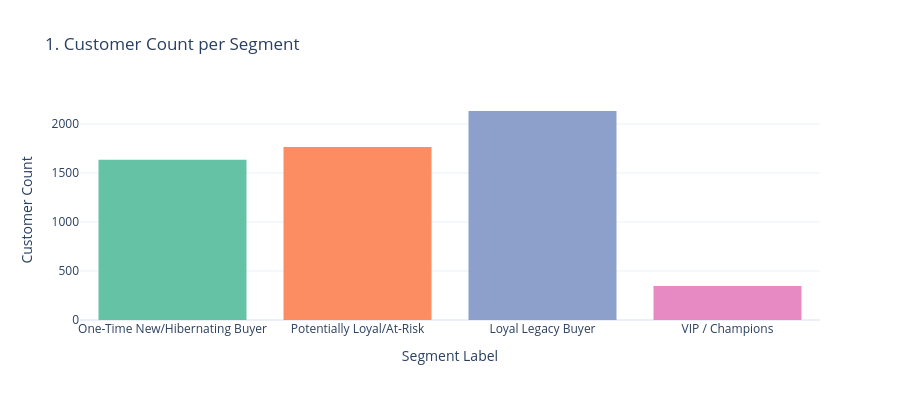
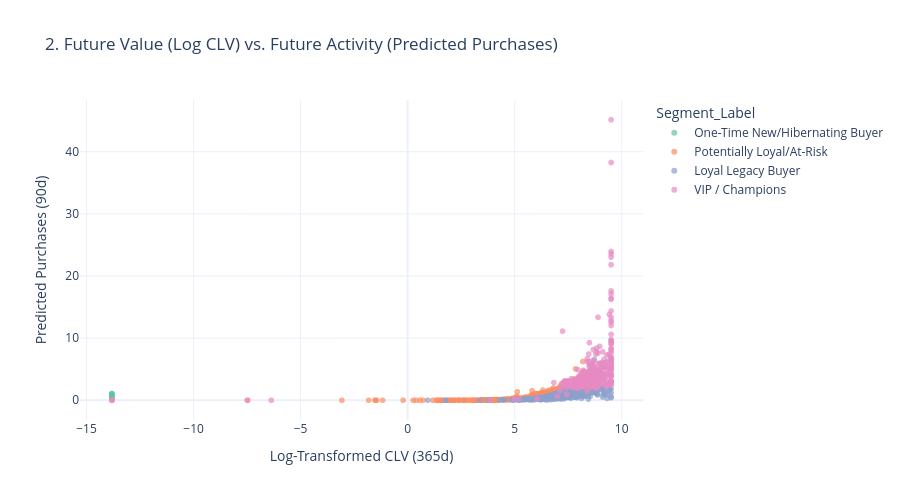
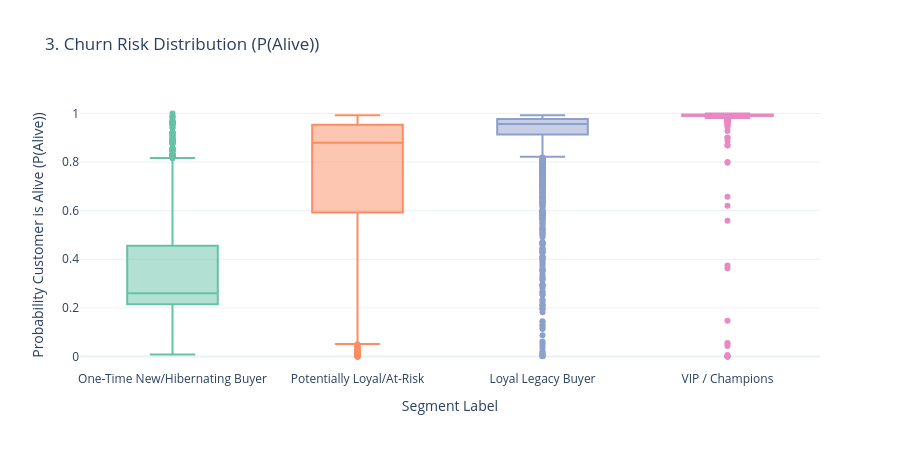
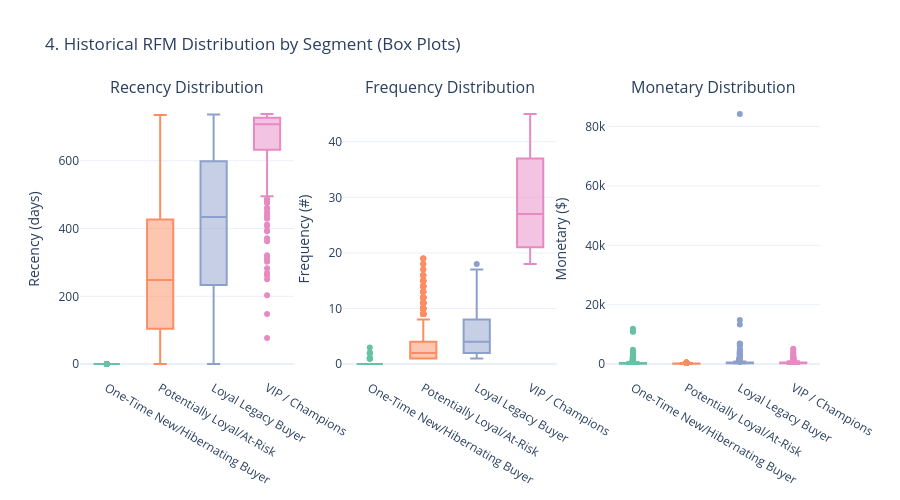

The cell these charts' notebook holds for them, in order:
### Markdown cell above
## 🏆 Segment Interpretation and Strategic Action

### 1. 🥇 Cluster 3: The Elite VIPs (The Profit Engine)

* **Key Insight:** This tiny segment ($\mathbf{5.92\%}$) is the **most valuable and most stable**. Their high $\mathbf{Recency}$ ($\approx 656.74$ days) shows they're long-tenured, and their $\mathbf{P(\text{Alive}) \approx 0.95}$ confirms they are highly unlikely to churn. Their $\mathbf{CLV_{365d} \approx \$11\text{k}}$ is the vast engine of your future profit.
* **Strategic Action:** **Maximum Retention.** Assign dedicated support and offer exclusive VVIP perks to guarantee their continued loyalty.

### 2. 🥈 Cluster 1: Loyal Legacy Buyers (The Stable Majority)

* **Key Insight:** High $\mathbf{P(\text{Alive}) \approx 0.91}$ combined with old $\mathbf{Recency}$ ($\approx 412$ days). The model sees this as a segment with a **slow, but highly predictable, buying cycle**. They are **not** churned; they are simply stable, low-frequency, long-term customers.
* **Strategic Action:** **Nurture, Don't Push.** They are low-maintenance. Focus on periodic reminders of your brand (product updates, seasonal catalogs) timed to match their slow purchasing rhythm. Avoid aggressive, costly marketing.

### 3. 🥉 Cluster 2: Potential High-Value & At Risk(The Immediate Risk)

* **Key Insight:** Your largest segment ($\mathbf{\approx 30\%}$). The moderate $\mathbf{P(\text{Alive}) \approx 0.74}$ is the critical factor: they are **highly susceptible to churning soon**. They have respectable historical spend but are at high risk of dropping off.
* **Strategic Action:** **Churn Prevention & Growth.** Deploy a high-priority, personalized re-engagement campaign. Offer tailored incentives to drive the next purchase quickly, which will boost their $\mathbf{P(\text{Alive})}$ and secure their future $\mathbf{CLV_{365d}}$.

### 4. 🕳️ Cluster 0: One-Time New & Hibernating Buyers (The Conversion Target)

* **Key Insight:** This segment ($\approx 28\%$) consists of **one-time buyers** and **hibernating buyers** (who have essentially churned). They have not crossed the critical threshold of making a second purchase. The $\mathbf{CLV_{365d} = \$0.27}$ reflects the lack of repeat history.
* **Strategic Action:** **First Purchase Optimization.** Deploy intensive, short-term onboarding campaigns (e.g., a "10% off your second order" incentive) within the first 30 days. This is the most effective way to graduate them to the higher-value segments.

<div></div>

---

### Code cell
# ----------------------------------------------------------
# 📊 PLOTLY DASHBOARD GENERATION FUNCTION
# ----------------------------------------------------------

def generate_predictive_segment_dashboard(rfm_df: pd.DataFrame):
    """
    Generates interactive Plotly figures for the RFM+P clustering results 
    (Recency, Frequency, M_avg, P(Alive), CLV_365d).
    Assumes the DataFrame contains the original features and the 'Cluster_ID' column.
    """
    print("\nGenerating interactive RFM+P dashboard plots for direct display...\n")

    # --- Setup & Aggregations ---
    rfm_df = rfm_df.rename(columns={'frequency_x': 'Frequency', 'M_avg': 'Monetary'})
    
    segment_order = cluster_profiles.groupby('Segment_Label')['CLV_365d'].mean().sort_values(ascending=True).index.tolist()

    template = "plotly_white"
    colorway = px.colors.qualitative.Set2

    fig_count = px.histogram(
        rfm_df,
        x='Segment_Label',
        title='1. Customer Count per Segment',
        color='Segment_Label',
        category_orders={"Segment_Label": segment_order},
        height=400,
        color_discrete_sequence=colorway
    )
    fig_count.update_layout(xaxis_title="Segment Label", yaxis_title="Customer Count", showlegend=False, template=template)

    fig_pred_scatter = px.scatter(
        rfm_df,
        x='CLV_365d_log',
        y='future_expected_purchases_90d',
        color='Segment_Label',
        hover_data=['customer_id', 'Frequency', 'Monetary'],
        title='2. Future Value (Log CLV) vs. Future Activity (Predicted Purchases)',
        opacity=0.7,
        category_orders={"Segment_Label": segment_order},
        height=500,
        color_discrete_sequence=colorway
    )
    fig_pred_scatter.update_layout(
        xaxis_title="Log-Transformed CLV (365d)", 
        yaxis_title="Predicted Purchases (90d)", 
        hovermode="closest", 
        template=template
    )

    fig_palive = px.box(
        rfm_df,
        x='Segment_Label',
        y='P_Alive',
        color='Segment_Label',
        title='3. Churn Risk Distribution (P(Alive))',
        category_orders={"Segment_Label": segment_order},
        height=450,
        color_discrete_sequence=colorway
    )
    fig_palive.update_layout(
        xaxis_title="Segment Label", 
        yaxis_title="Probability Customer is Alive (P(Alive))", 
        showlegend=False, 
        template=template
    )

    fig_rfm_box = make_subplots(
        rows=1, cols=3,
        subplot_titles=('Recency Distribution', 'Frequency Distribution', 'Monetary Distribution')
    )

    rfm_metrics = ['recency', 'Frequency', 'Monetary']
    y_titles = ['Recency (days)', 'Frequency (#)', 'Monetary ($)']

    for i, metric in enumerate(rfm_metrics):
        box_plot = px.box(
            rfm_df,
            x='Segment_Label',
            y=metric,
            color='Segment_Label',
            category_orders={"Segment_Label": segment_order},
            color_discrete_sequence=colorway
        )

        for trace in box_plot.data:
            fig_rfm_box.add_trace(trace, row=1, col=i + 1)

        fig_rfm_box.update_yaxes(title_text=y_titles[i], row=1, col=i + 1)

    fig_rfm_box.update_layout(
        title_text="4. Historical RFM Distribution by Segment (Box Plots)",
        showlegend=False,
        height=500,
        template=template
    )

    fig_count.show()
    fig_pred_scatter.show()
    fig_palive.show()
    fig_rfm_box.show()
    
    return fig_count, fig_pred_scatter, fig_palive, fig_rfm_box

fig_count, fig_pred_scatter, fig_palive, fig_rfm_box = generate_predictive_segment_dashboard(rfm_clustering_df.copy())

### Figure 1 — Plotly figure (JSON) as saved in the notebook; plotly's stock layout.template omitted (floating-point values rounded to 4 significant figures; data arrays with more than 128 entries replaced by an {"elided": "..."} marker saying what was removed)
{"data": [{"bingroup": "x", "hovertemplate": "Segment_Label=%{x}<br>count=%{y}<extra></extra>", "legendgroup": "One-Time New/Hibernating Buyer", "marker": {"color": "rgb(102,194,165)", "pattern": {"shape": ""}}, "name": "One-Time New/Hibernating Buyer", "orientation": "v", "showlegend": true, "type": "histogram", "x": {"elided": "1634 str values"}, "xaxis": "x", "yaxis": "y"}, {"bingroup": "x", "hovertemplate": "Segment_Label=%{x}<br>count=%{y}<extra></extra>", "legendgroup": "Potentially Loyal/At-Risk", "marker": {"color": "rgb(252,141,98)", "pattern": {"shape": ""}}, "name": "Potentially Loyal/At-Risk", "orientation": "v", "showlegend": true, "type": "histogram", "x": {"elided": "1764 str values"}, "xaxis": "x", "yaxis": "y"}, {"bingroup": "x", "hovertemplate": "Segment_Label=%{x}<br>count=%{y}<extra></extra>", "legendgroup": "Loyal Legacy Buyer", "marker": {"color": "rgb(141,160,203)", "pattern": {"shape": ""}}, "name": "Loyal Legacy Buyer", "orientation": "v", "showlegend": true, "type": "histogram", "x": {"elided": "2132 str values"}, "xaxis": "x", "yaxis": "y"}, {"bingroup": "x", "hovertemplate": "Segment_Label=%{x}<br>count=%{y}<extra></extra>", "legendgroup": "VIP / Champions", "marker": {"color": "rgb(231,138,195)", "pattern": {"shape": ""}}, "name": "VIP / Champions", "orientation": "v", "showlegend": true, "type": "histogram", "x": {"elided": "348 str values"}, "xaxis": "x", "yaxis": "y"}], "layout": {"barmode": "relative", "height": 400, "legend": {"title": {"text": "Segment_Label"}, "tracegroupgap": 0}, "showlegend": false, "title": {"text": "1. Customer Count per Segment"}, "xaxis": {"anchor": "y", "categoryarray": ["One-Time New/Hibernating Buyer", "Potentially Loyal/At-Risk", "Loyal Legacy Buyer", "VIP / Champions"], "categoryorder": "array", "domain": [0, 1], "title": {"text": "Segment Label"}}, "yaxis": {"anchor": "x", "domain": [0, 1], "title": {"text": "Customer Count"}}}}

### Figure 2 — Plotly figure (JSON) as saved in the notebook; plotly's stock layout.template omitted (floating-point values rounded to 4 significant figures; data arrays with more than 128 entries replaced by an {"elided": "..."} marker saying what was removed)
{"data": [{"customdata": {"elided": "1634x3 float values"}, "hovertemplate": "Segment_Label=One-Time New/Hibernating Buyer<br>CLV_365d_log=%{x}<br>future_expected_purchases_90d=%{y}<br>customer_id=%{customdata[0]}<br>Frequency=%{customdata[1]}<br>Monetary=%{customdata[2]}<extra></extra>", "legendgroup": "One-Time New/Hibernating Buyer", "marker": {"color": "rgb(102,194,165)", "opacity": 0.7, "symbol": "circle"}, "mode": "markers", "name": "One-Time New/Hibernating Buyer", "showlegend": true, "type": "scattergl", "x": {"elided": "1634 float values"}, "xaxis": "x", "y": {"elided": "1634 float values"}, "yaxis": "y"}, {"customdata": {"elided": "1764x3 float values"}, "hovertemplate": "Segment_Label=Potentially Loyal/At-Risk<br>CLV_365d_log=%{x}<br>future_expected_purchases_90d=%{y}<br>customer_id=%{customdata[0]}<br>Frequency=%{customdata[1]}<br>Monetary=%{customdata[2]}<extra></extra>", "legendgroup": "Potentially Loyal/At-Risk", "marker": {"color": "rgb(252,141,98)", "opacity": 0.7, "symbol": "circle"}, "mode": "markers", "name": "Potentially Loyal/At-Risk", "showlegend": true, "type": "scattergl", "x": {"elided": "1764 float values"}, "xaxis": "x", "y": {"elided": "1764 float values"}, "yaxis": "y"}, {"customdata": {"elided": "2132x3 float values"}, "hovertemplate": "Segment_Label=Loyal Legacy Buyer<br>CLV_365d_log=%{x}<br>future_expected_purchases_90d=%{y}<br>customer_id=%{customdata[0]}<br>Frequency=%{customdata[1]}<br>Monetary=%{customdata[2]}<extra></extra>", "legendgroup": "Loyal Legacy Buyer", "marker": {"color": "rgb(141,160,203)", "opacity": 0.7, "symbol": "circle"}, "mode": "markers", "name": "Loyal Legacy Buyer", "showlegend": true, "type": "scattergl", "x": {"elided": "2132 float values"}, "xaxis": "x", "y": {"elided": "2132 float values"}, "yaxis": "y"}, {"customdata": {"elided": "348x3 float values"}, "hovertemplate": "Segment_Label=VIP / Champions<br>CLV_365d_log=%{x}<br>future_expected_purchases_90d=%{y}<br>customer_id=%{customdata[0]}<br>Frequency=%{customdata[1]}<br>Monetary=%{customdata[2]}<extra></extra>", "legendgroup": "VIP / Champions", "marker": {"color": "rgb(231,138,195)", "opacity": 0.7, "symbol": "circle"}, "mode": "markers", "name": "VIP / Champions", "showlegend": true, "type": "scattergl", "x": {"elided": "348 float values"}, "xaxis": "x", "y": {"elided": "348 float values"}, "yaxis": "y"}], "layout": {"height": 500, "hovermode": "closest", "legend": {"title": {"text": "Segment_Label"}, "tracegroupgap": 0}, "title": {"text": "2. Future Value (Log CLV) vs. Future Activity (Predicted Purchases)"}, "xaxis": {"anchor": "y", "domain": [0, 1], "title": {"text": "Log-Transformed CLV (365d)"}}, "yaxis": {"anchor": "x", "domain": [0, 1], "title": {"text": "Predicted Purchases (90d)"}}}}

### Figure 3 — Plotly figure (JSON) as saved in the notebook; plotly's stock layout.template omitted (floating-point values rounded to 4 significant figures; data arrays with more than 128 entries replaced by an {"elided": "..."} marker saying what was removed)
{"data": [{"alignmentgroup": "True", "hovertemplate": "Segment_Label=%{x}<br>P_Alive=%{y}<extra></extra>", "legendgroup": "One-Time New/Hibernating Buyer", "marker": {"color": "rgb(102,194,165)"}, "name": "One-Time New/Hibernating Buyer", "notched": false, "offsetgroup": "One-Time New/Hibernating Buyer", "orientation": "v", "showlegend": true, "type": "box", "x": {"elided": "1634 str values"}, "x0": " ", "xaxis": "x", "y": {"elided": "1634 float values"}, "y0": " ", "yaxis": "y"}, {"alignmentgroup": "True", "hovertemplate": "Segment_Label=%{x}<br>P_Alive=%{y}<extra></extra>", "legendgroup": "Potentially Loyal/At-Risk", "marker": {"color": "rgb(252,141,98)"}, "name": "Potentially Loyal/At-Risk", "notched": false, "offsetgroup": "Potentially Loyal/At-Risk", "orientation": "v", "showlegend": true, "type": "box", "x": {"elided": "1764 str values"}, "x0": " ", "xaxis": "x", "y": {"elided": "1764 float values"}, "y0": " ", "yaxis": "y"}, {"alignmentgroup": "True", "hovertemplate": "Segment_Label=%{x}<br>P_Alive=%{y}<extra></extra>", "legendgroup": "Loyal Legacy Buyer", "marker": {"color": "rgb(141,160,203)"}, "name": "Loyal Legacy Buyer", "notched": false, "offsetgroup": "Loyal Legacy Buyer", "orientation": "v", "showlegend": true, "type": "box", "x": {"elided": "2132 str values"}, "x0": " ", "xaxis": "x", "y": {"elided": "2132 float values"}, "y0": " ", "yaxis": "y"}, {"alignmentgroup": "True", "hovertemplate": "Segment_Label=%{x}<br>P_Alive=%{y}<extra></extra>", "legendgroup": "VIP / Champions", "marker": {"color": "rgb(231,138,195)"}, "name": "VIP / Champions", "notched": false, "offsetgroup": "VIP / Champions", "orientation": "v", "showlegend": true, "type": "box", "x": {"elided": "348 str values"}, "x0": " ", "xaxis": "x", "y": {"elided": "348 float values"}, "y0": " ", "yaxis": "y"}], "layout": {"boxmode": "overlay", "height": 450, "legend": {"title": {"text": "Segment_Label"}, "tracegroupgap": 0}, "showlegend": false, "title": {"text": "3. Churn Risk Distribution (P(Alive))"}, "xaxis": {"anchor": "y", "categoryarray": ["One-Time New/Hibernating Buyer", "Potentially Loyal/At-Risk", "Loyal Legacy Buyer", "VIP / Champions"], "categoryorder": "array", "domain": [0, 1], "title": {"text": "Segment Label"}}, "yaxis": {"anchor": "x", "domain": [0, 1], "title": {"text": "Probability Customer is Alive (P(Alive))"}}}}

### Figure 4 — Plotly figure (JSON) as saved in the notebook; plotly's stock layout.template omitted (floating-point values rounded to 4 significant figures; data arrays with more than 128 entries replaced by an {"elided": "..."} marker saying what was removed)
{"data": [{"alignmentgroup": "True", "hovertemplate": "Segment_Label=%{x}<br>recency=%{y}<extra></extra>", "legendgroup": "One-Time New/Hibernating Buyer", "marker": {"color": "rgb(102,194,165)"}, "name": "One-Time New/Hibernating Buyer", "notched": false, "offsetgroup": "One-Time New/Hibernating Buyer", "orientation": "v", "showlegend": true, "type": "box", "x": {"elided": "1634 str values"}, "x0": " ", "xaxis": "x", "y": {"elided": "1634 float values"}, "y0": " ", "yaxis": "y"}, {"alignmentgroup": "True", "hovertemplate": "Segment_Label=%{x}<br>recency=%{y}<extra></extra>", "legendgroup": "Potentially Loyal/At-Risk", "marker": {"color": "rgb(252,141,98)"}, "name": "Potentially Loyal/At-Risk", "notched": false, "offsetgroup": "Potentially Loyal/At-Risk", "orientation": "v", "showlegend": true, "type": "box", "x": {"elided": "1764 str values"}, "x0": " ", "xaxis": "x", "y": {"elided": "1764 float values"}, "y0": " ", "yaxis": "y"}, {"alignmentgroup": "True", "hovertemplate": "Segment_Label=%{x}<br>recency=%{y}<extra></extra>", "legendgroup": "Loyal Legacy Buyer", "marker": {"color": "rgb(141,160,203)"}, "name": "Loyal Legacy Buyer", "notched": false, "offsetgroup": "Loyal Legacy Buyer", "orientation": "v", "showlegend": true, "type": "box", "x": {"elided": "2132 str values"}, "x0": " ", "xaxis": "x", "y": {"elided": "2132 float values"}, "y0": " ", "yaxis": "y"}, {"alignmentgroup": "True", "hovertemplate": "Segment_Label=%{x}<br>recency=%{y}<extra></extra>", "legendgroup": "VIP / Champions", "marker": {"color": "rgb(231,138,195)"}, "name": "VIP / Champions", "notched": false, "offsetgroup": "VIP / Champions", "orientation": "v", "showlegend": true, "type": "box", "x": {"elided": "348 str values"}, "x0": " ", "xaxis": "x", "y": {"elided": "348 float values"}, "y0": " ", "yaxis": "y"}, {"alignmentgroup": "True", "hovertemplate": "Segment_Label=%{x}<br>Frequency=%{y}<extra></extra>", "legendgroup": "One-Time New/Hibernating Buyer", "marker": {"color": "rgb(102,194,165)"}, "name": "One-Time New/Hibernating Buyer", "notched": false, "offsetgroup": "One-Time New/Hibernating Buyer", "orientation": "v", "showlegend": true, "type": "box", "x": {"elided": "1634 str values"}, "x0": " ", "xaxis": "x2", "y": {"elided": "1634 float values"}, "y0": " ", "yaxis": "y2"}, {"alignmentgroup": "True", "hovertemplate": "Segment_Label=%{x}<br>Frequency=%{y}<extra></extra>", "legendgroup": "Potentially Loyal/At-Risk", "marker": {"color": "rgb(252,141,98)"}, "name": "Potentially Loyal/At-Risk", "notched": false, "offsetgroup": "Potentially Loyal/At-Risk", "orientation": "v", "showlegend": true, "type": "box", "x": {"elided": "1764 str values"}, "x0": " ", "xaxis": "x2", "y": {"elided": "1764 float values"}, "y0": " ", "yaxis": "y2"}, {"alignmentgroup": "True", "hovertemplate": "Segment_Label=%{x}<br>Frequency=%{y}<extra></extra>", "legendgroup": "Loyal Legacy Buyer", "marker": {"color": "rgb(141,160,203)"}, "name": "Loyal Legacy Buyer", "notched": false, "offsetgroup": "Loyal Legacy Buyer", "orientation": "v", "showlegend": true, "type": "box", "x": {"elided": "2132 str values"}, "x0": " ", "xaxis": "x2", "y": {"elided": "2132 float values"}, "y0": " ", "yaxis": "y2"}, {"alignmentgroup": "True", "hovertemplate": "Segment_Label=%{x}<br>Frequency=%{y}<extra></extra>", "legendgroup": "VIP / Champions", "marker": {"color": "rgb(231,138,195)"}, "name": "VIP / Champions", "notched": false, "offsetgroup": "VIP / Champions", "orientation": "v", "showlegend": true, "type": "box", "x": {"elided": "348 str values"}, "x0": " ", "xaxis": "x2", "y": {"elided": "348 float values"}, "y0": " ", "yaxis": "y2"}, {"alignmentgroup": "True", "hovertemplate": "Segment_Label=%{x}<br>Monetary=%{y}<extra></extra>", "legendgroup": "One-Time New/Hibernating Buyer", "marker": {"color": "rgb(102,194,165)"}, "name": "One-Time New/Hibernating Buyer", "notched": false, "offsetgroup": "One-Time New/Hibernating Buyer", "orientation": "v", "showlegend": true, "type": "box", "x": {"elided": "1634 str values"}, "x0": " ", "xaxis": "x3", "y": {"elided": "1634 float values"}, "y0": " ", "yaxis": "y3"}, {"alignmentgroup": "True", "hovertemplate": "Segment_Label=%{x}<br>Monetary=%{y}<extra></extra>", "legendgroup": "Potentially Loyal/At-Risk", "marker": {"color": "rgb(252,141,98)"}, "name": "Potentially Loyal/At-Risk", "notched": false, "offsetgroup": "Potentially Loyal/At-Risk", "orientation": "v", "showlegend": true, "type": "box", "x": {"elided": "1764 str values"}, "x0": " ", "xaxis": "x3", "y": {"elided": "1764 float values"}, "y0": " ", "yaxis": "y3"}, {"alignmentgroup": "True", "hovertemplate": "Segment_Label=%{x}<br>Monetary=%{y}<extra></extra>", "legendgroup": "Loyal Legacy Buyer", "marker": {"color": "rgb(141,160,203)"}, "name": "Loyal Legacy Buyer", "notched": false, "offsetgroup": "Loyal Legacy Buyer", "orientation": "v", "showlegend": true, "type": "box", "x": {"elided": "2132 str values"}, "x0": " ", "xaxis": "x3", "y": {"elided": "2132 float values"}, "y0": " ", "yaxis": "y3"}, {"alignmentgroup": "True", "hovertemplate": "Segment_Label=%{x}<br>Monetary=%{y}<extra></extra>", "legendgroup": "VIP / Champions", "marker": {"color": "rgb(231,138,195)"}, "name": "VIP / Champions", "notched": false, "offsetgroup": "VIP / Champions", "orientation": "v", "showlegend": true, "type": "box", "x": {"elided": "348 str values"}, "x0": " ", "xaxis": "x3", "y": {"elided": "348 float values"}, "y0": " ", "yaxis": "y3"}], "layout": {"annotations": [{"font": {"size": 16}, "showarrow": false, "text": "Recency Distribution", "x": 0.1444, "xanchor": "center", "xref": "paper", "y": 1, "yanchor": "bottom", "yref": "paper"}, {"font": {"size": 16}, "showarrow": false, "text": "Frequency Distribution", "x": 0.5, "xanchor": "center", "xref": "paper", "y": 1, "yanchor": "bottom", "yref": "paper"}, {"font": {"size": 16}, "showarrow": false, "text": "Monetary Distribution", "x": 0.8556, "xanchor": "center", "xref": "paper", "y": 1, "yanchor": "bottom", "yref": "paper"}], "height": 500, "showlegend": false, "title": {"text": "4. Historical RFM Distribution by Segment (Box Plots)"}, "xaxis": {"anchor": "y", "domain": [0, 0.2889]}, "xaxis2": {"anchor": "y2", "domain": [0.3556, 0.6444]}, "xaxis3": {"anchor": "y3", "domain": [0.7111, 1]}, "yaxis": {"anchor": "x", "domain": [0, 1], "title": {"text": "Recency (days)"}}, "yaxis2": {"anchor": "x2", "domain": [0, 1], "title": {"text": "Frequency (#)"}}, "yaxis3": {"anchor": "x3", "domain": [0, 1], "title": {"text": "Monetary ($)"}}}}
